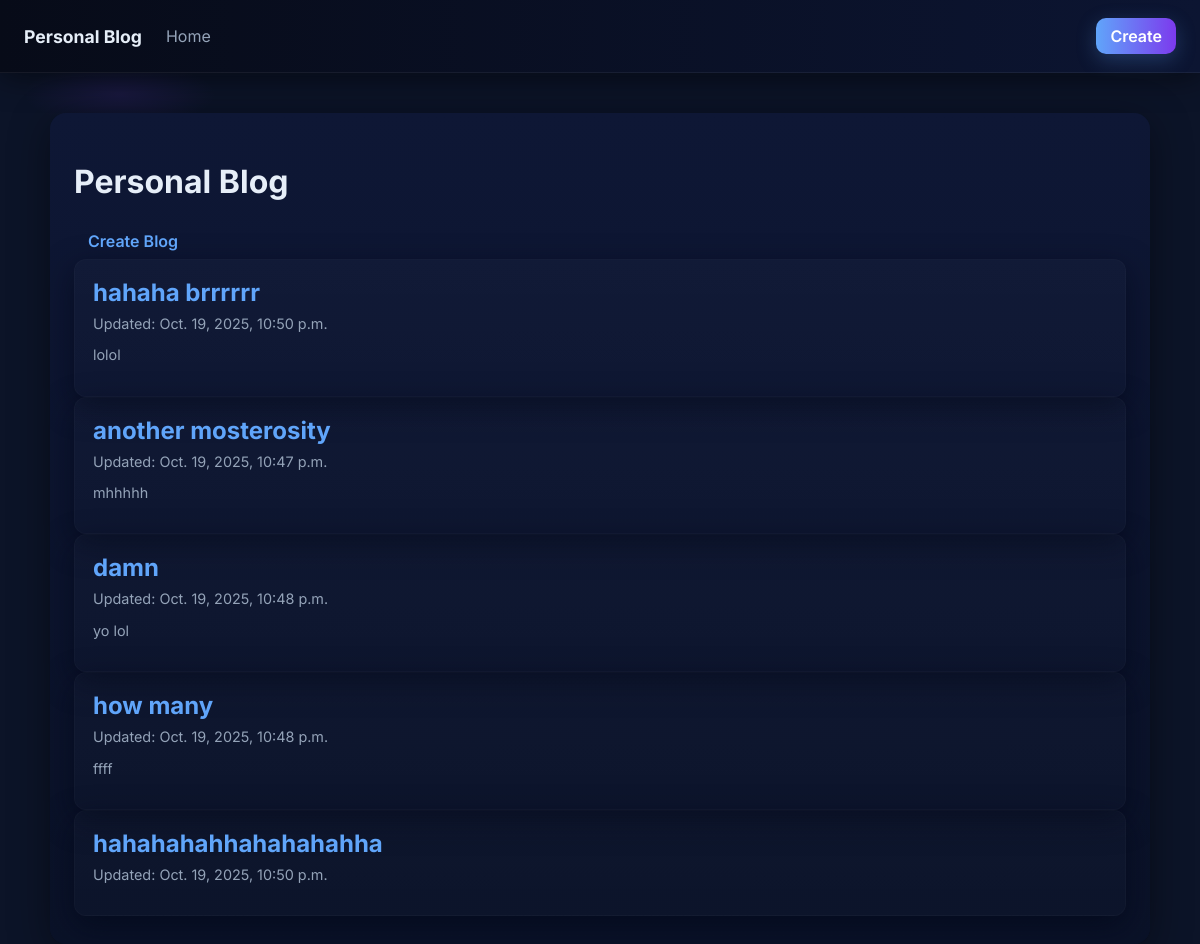
The page / on the database its author committed.
### app/models.py (models this page shows, shortened)
class Blog(models.Model):
    title = models.CharField(max_length=50)
    body = models.TextField(null=True,blank=True)
    created = models.DateTimeField(auto_now_add=True)
    updated = models.DateTimeField(auto_now=True)

### app/views.py (the view)
# urls.py: path('',views.main,name='home'),
def main(request):
    blogs = Blog.objects.all()
    return render(request,'app/main.html',{'blogs':blogs})

### app/templates/app/main.html
{% extends 'boiler.html' %}
{% block content %}
<h1>Personal Blog</h1>
<a href="create" class="btn">Create Blog</a>
{% for blog in blogs %}
<article class="post">
	<h2><a href="{% url 'blog' blog.id %}">{{ blog.title|slice:":20" }}</a></h2>
	<div class="muted">Updated: {{ blog.updated }}</div>
	<p class="muted">{{ blog.body|truncatechars:150 }}</p>
</article>
{% endfor %}
{% endblock content %}

### templates/boiler.html (shortened to what this page needs)
<!DOCTYPE html>
<html lang="en">
<head>
    {% load static %}
    <link rel="stylesheet" href="{% static 'app/styles.css' %}">
</head>
<body>
    <header class="site-header">
        {% include 'nav.html' %}
    </header>
    <main class="container">
    {% block content %}
    {% endblock content %}
    </main>
</body>
</html>

### templates/nav.html
<div class="nav-left">
	<h1 style="margin:0;font-size:1.1rem;">Personal Blog</h1>
	<nav aria-label="primary">
		<a href="/">Home</a>
	</nav>
</div>
<div class="nav-right">
	<a href="/create" class="btn btn-primary">Create</a>
</div>

### app/static/app/styles.css (style rules this page uses)
:root { --bg: #0f172a; --body-bg: #0c1428; --nav-bg: #070b18; --panel: #0b1220; --card: linear-gradient(180deg,#101b3b 0%, #0a1024 100%); --accent: #60a5fa; --accent-2: #7c3aed; --muted: #94a3b8; --text: #e6eef8; --glass: rgba(255,255,255,0.03); }
* { box-sizing: border-box; }
html, body { height: 100%; margin: 0; font-family: Inter, system-ui, -apple-system, 'Segoe UI', Roboto, 'Helvetica Neue', Arial; background: radial-gradient(1200px 400px at 10% 10%, rgba(124,58,237,0.12), transparent 8%), var(--body-bg); color: var(--text); -webkit-font-smoothing: antialiased; -moz-osx-font-smoothing: grayscale; }
header.site-header { background: linear-gradient(90deg, var(--nav-bg), #0c1532); border-bottom: 1px solid rgba(255,255,255,0.06); padding: 18px 24px; display: flex; align-items: center; gap: 12px; backdrop-filter: blur(10px); box-shadow: 0 4px 30px rgba(0,0,0,0.5); }
.site-header .nav-left { display: flex; align-items: center; gap: 12px; }
.site-header nav a { color: var(--muted); margin-left: 12px; text-decoration: none; transition: color 0.25s ease; }
.site-header .nav-right { margin-left: auto; }
.container { padding-top: 8px; }
main.container { background: linear-gradient(180deg, #0e1735 0%, #0a1228 100%); border-radius: 16px; max-width: 1100px; margin: 40px auto; padding: 28px 24px; box-shadow: 0 8px 40px rgba(0,0,0,0.4); backdrop-filter: blur(16px); }
.post { background: linear-gradient(180deg, rgba(255,255,255,0.02), rgba(255,255,255,0.01)); border-radius: 12px; padding: 18px; box-shadow: 0 10px 30px rgba(2,6,23,0.6); border: 1px solid rgba(255,255,255,0.02); transition: transform .18s ease, box-shadow .18s ease; }
.post h2 { margin: 0 0 8px; }
.muted { color: var(--muted); font-size: 0.9rem; }
.btn { display: inline-block; border-radius: 10px; padding: 8px 14px; text-decoration: none; font-weight: 600; transition: all 0.25s ease; cursor: pointer; }
.btn-primary { background: linear-gradient(90deg, var(--accent), var(--accent-2)); color: #fff; border: none; box-shadow: 0 6px 20px rgba(96,165,250,0.25); }
a { color: var(--accent); text-decoration: none; }

### rows shown on the page
Blog: title "hahaha brrrrrr", updated "Oct. 19, 2025, 10:50 p.m.", body "lolol"
Blog: title "another mosterosity", updated "Oct. 19, 2025, 10:47 p.m.", body "mhhhhh"
Blog: title "damn", updated "Oct. 19, 2025, 10:48 p.m.", body "yo lol"
Blog: title "how many", updated "Oct. 19, 2025, 10:48 p.m.", body "ffff"
Blog: title "hahahahahhahahahahha", updated "Oct. 19, 2025, 10:50 p.m."
